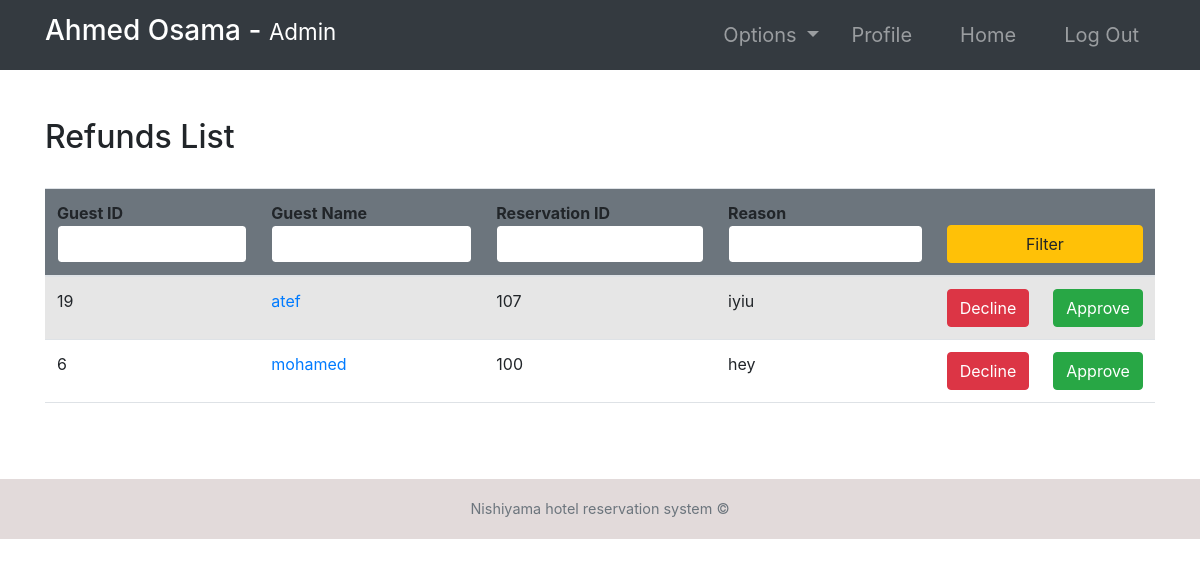
/refunds/ (signed in), run on the app's committed database.
### room/models.py (models this page shows, shortened)
class Refund(models.Model):
    guest = models.ForeignKey(Guest,   null=True, on_delete=models.CASCADE)
    reservation = models.ForeignKey(Booking, on_delete=models.CASCADE)
    reason = models.TextField()

class Booking(models.Model):
    roomNumber = models.ForeignKey(Room, on_delete=models.CASCADE)
    guest = models.ForeignKey(Guest, null=True, on_delete=models.CASCADE)
    dateOfReservation = models.DateField(default=timezone.now)
    startDate = models.DateField()
    endDate = models.DateField()

### accounts/models.py (models this page shows, shortened)
class Guest(models.Model):
    user = models.OneToOneField(User, null=True, on_delete=models.CASCADE)
    phoneNumber = PhoneNumberField(unique=True)

### room/views.py (the view, shortened to what this page needs)
# urls.py: path('refunds/', refunds, name="refunds"),
@ login_required(login_url='login')
def refunds(request):
    role = str(request.user.groups.all()[0])
    path = role + "/"
    refunds = Refund.objects.all()
    context = {
        "role": role,
        'refunds': refunds
    }
    return render(request, path + "refunds.html", context)

### Templates/admin/refunds.html
{% extends '../index.html' %}
{% block context %}
{% include '../common_pages/refunds.html' %}
{% endblock %}

### Templates/incs/nav.html (shortened to what this page needs)
<link rel="stylesheet" href="https://cdn.jsdelivr.net/npm/bootstrap@4.6.0/dist/css/bootstrap.min.css"
>
<nav class="navbar navbar-dark bg-dark navbar-expand-lg py-1 " role="navigation" >
    <div class="container" >
        <a href="" class="navbar-brand">
            <h3 class="text-capitalize">
                {{ request.user.first_name }} {{ request.user.last_name }} -
                <small>
                    {{ role }}
                </small>
            </h3>
        </a>
        <div class="collapse navbar-collapse" id="navbarTags">
            <ul class="navbar-nav ml-auto">
                <li class="nav-item dropdown p-2">
                    <a class="nav-link dropdown-toggle" href="#" id="navbarDropdown" role="button"
                        data-toggle="dropdown" aria-haspopup="true" aria-expanded="false">
                        Options
                    </a>
                </li>
                <li class="nav-item mr-3 p-2">
                    {% if role == 'staff' or role == 'receptionist' or role == 'admin' or role == 'manager' %}
                    <a href="{% url 'employee-profile' user.id %}" class="nav-link">Profile</a>
                    {% endif %}
                </li>
                <li class="nav-item mr-3 p-2">
                    <a href="{% url 'Home'  %}" class="nav-link">Home</a>
                </li>
                <li class="nav-item p-2 ">
                    <a href="{% url 'logout' %}" class="nav-link">Log Out</a>
                </li>
            </ul>
        </div>
    </div>
</nav>

### Templates/common_pages/refunds.html (shortened to what this page needs)
<div class="container py-5">
    <div class="table-header row">
        <div class="col-sm-12 col-md-12 col-lg-4 mb-4">
            <h2>Refunds List</h2>
        </div>
    </div>
    <table class="table table-hover table-striped">
        <thead class="bg-secondary rounded">
            <tr>
                <form action="" method="POST">
                    <th>Guest ID <input type="number" name="gid" value="{{gid}}"
                            class="form-control border border-secondary"></th>
                    <th>Guest Name <input type="text" name="name" value="{{name}}"
                            class="form-control border border-secondary"></th>
                    <th>Reservation ID<input type="number" name="booking" value="{{booking}}"
                            class="form-control border border-secondary">
                    </th>
                    <th>Reason<input type="text" name="reason" value="{{reason}}"
                            class="form-control border border-secondary"></th>
                    <th colspan="2"><button type="submit" name="filter" class="btn btn-warning w-100">Filter</button>
                    </th>
                </form>
            </tr>
        </thead>
        <tbody>
            {% for r in refunds %}
            <tr>
                <td>{{r.guest.user.id}}</td>
                <td><a href="{% url 'guest-profile' r.guest.user.id %}">{{r.guest.user.first_name}}</a></td>
                <td>{{r.reservation.id}}</td>
                <td>{{r.reason}}</td>
                <form action="" method="POST">
                    <td> <button type="submit" name="decline" class="btn btn-danger">Decline</button> </td>
                    <td> <button type="submit" name="approve" class="btn btn-success">Approve</button> </td>
                </form>
            </tr>
            {% endfor %}
        </tbody>
    </table>
</div>

### static/css/main.css (style rules this page uses)
* { margin: 0; padding: 0; -webkit-font-smoothing: antialiased; }
body { position: relative; }
nav .nav-item { font-size: 20px; }

### data on the page
Refund: guest.user.id "19", guest.user.first_name "atef", reservation.id "107", reason "iyiu"
Refund: guest.user.id "6", guest.user.first_name "mohamed", reservation.id "100", reason "hey"

### other printed values
{{ request.user.first_name }} "Ahmed"
{{ request.user.last_name }} "Osama"
{{ role }} "Admin"
